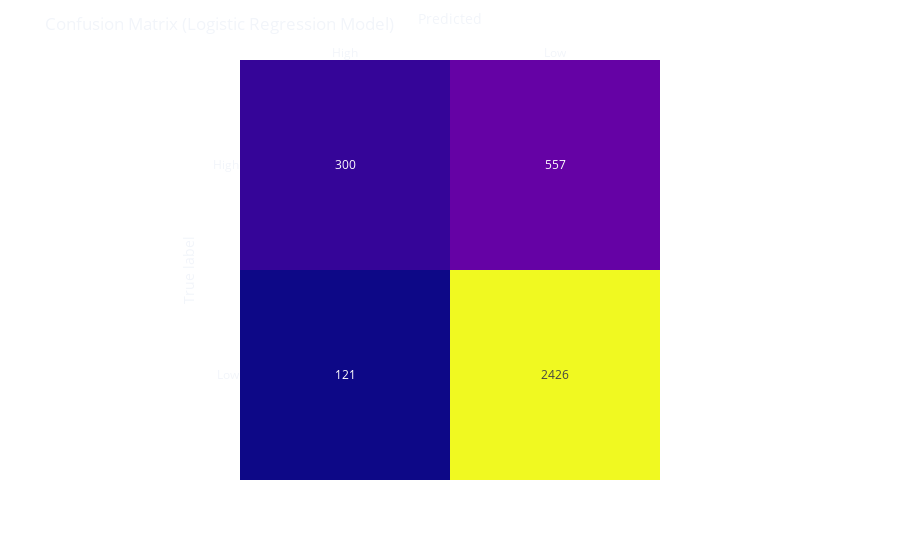

The code cell stored with this chart in its notebook:
### Code cell
from sklearn.linear_model import LogisticRegression
from sklearn.metrics import confusion_matrix
import plotly.express as px

model_lr = make_pipeline(
    preprocess,
    LogisticRegression(penalty='l2', max_iter= 500))

model_lr.fit(X_train, y_train.values.ravel())

score = model_lr.score(X_test, y_test.values.ravel())

print(f'Accuracy (Logistic Regression): ' +
      '{:.2f}'.format(score * 100) + ' %')

preds = model_lr.predict(X_test)

matrix = confusion_matrix(y_test.values.ravel(), preds)

fig = px.imshow(matrix,
                labels=dict(x="Predicted", y="True label"),
                x=['High', 'Low'],
                y=['High', 'Low'],
                text_auto=True
                )
fig.update_xaxes(side='top')
fig.update_layout(template='plotly_dark',
                  title='Confusion Matrix (Logistic Regression Model)',
                  coloraxis_showscale=False,
                  paper_bgcolor='rgba(0, 0, 0, 0)',
                  plot_bgcolor='rgba(0, 0, 0, 0)')
fig.show()

### Figure 1 — Plotly figure (JSON) as saved in the notebook; plotly's stock layout.template omitted (floating-point values rounded to 4 significant figures)
{"data": [{"coloraxis": "coloraxis", "hovertemplate": "Predicted: %{x}<br>True label: %{y}<br>color: %{z}<extra></extra>", "name": "0", "texttemplate": "%{z}", "type": "heatmap", "x": ["High", "Low"], "xaxis": "x", "y": ["High", "Low"], "yaxis": "y", "z": [[300, 557], [121, 2426]]}], "layout": {"coloraxis": {"colorscale": [[0, "#0d0887"], [0.1111, "#46039f"], [0.2222, "#7201a8"], [0.3333, "#9c179e"], [0.4444, "#bd3786"], [0.5556, "#d8576b"], [0.6667, "#ed7953"], [0.7778, "#fb9f3a"], [0.8889, "#fdca26"], [1, "#f0f921"]], "showscale": false}, "margin": {"t": 60}, "paper_bgcolor": "rgba(0, 0, 0, 0)", "plot_bgcolor": "rgba(0, 0, 0, 0)", "title": {"text": "Confusion Matrix (Logistic Regression Model)"}, "xaxis": {"anchor": "y", "constrain": "domain", "domain": [0, 1], "scaleanchor": "y", "side": "top", "title": {"text": "Predicted"}}, "yaxis": {"anchor": "x", "autorange": "reversed", "constrain": "domain", "domain": [0, 1], "title": {"text": "True label"}}}}
